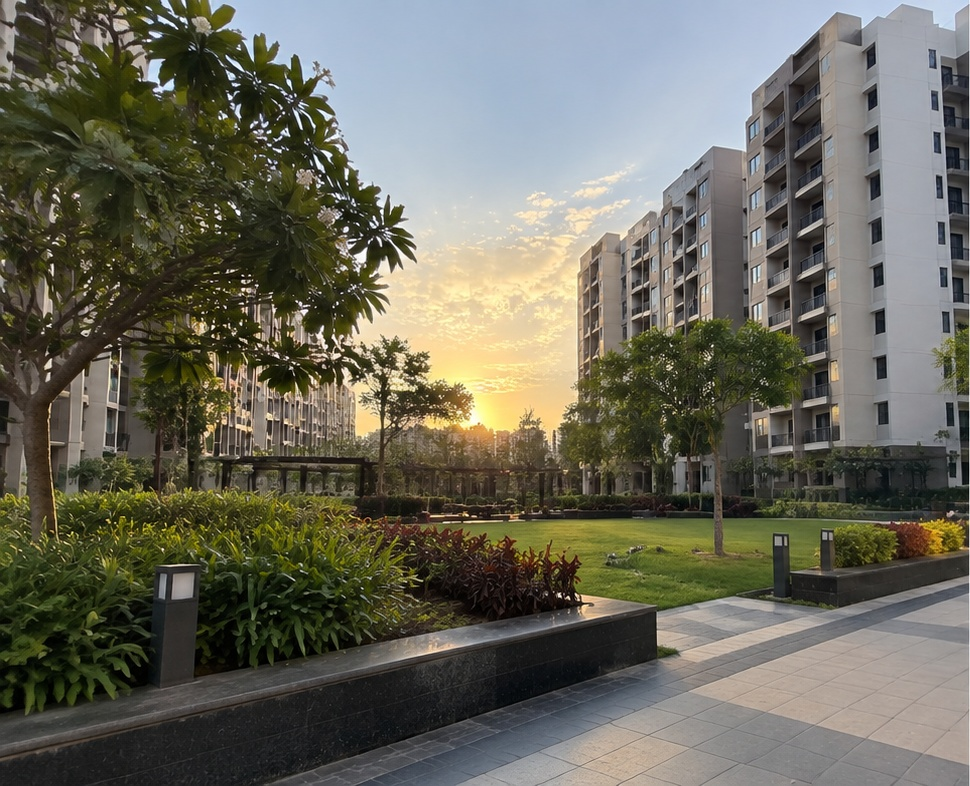
#> input picture image1.jpg, 970 x 786 px
$ python -i evaluation.py   (imports and definitions only)   (older library calls are emulated)
#> lines starting #> are read from the running program, lines starting #| are printed output that depends on the picture
"""
Evaluation module.

Provides quantitative measurements for evaluating the
image stitching pipeline.
"""

from typing import Optional

import cv2
import numpy as np


# [46 lines left out: function calculate_inlier_statistics, not called in this run]


def calculate_sharpness(
    image: np.ndarray
) -> float:
    """
    Calculate image sharpness using the variance
    of the Laplacian.

    Higher values generally indicate a sharper image.

    Args:
        image: Input image.

    Returns:
        Sharpness score.
    """
    if image is None or image.size == 0:
        raise ValueError("Invalid image.")

    if len(image.shape) == 3:
        gray = cv2.cvtColor(
            image,
            cv2.COLOR_BGR2GRAY
        )
    else:
        gray = image

    return float(
        cv2.Laplacian(
            gray,
            cv2.CV_64F
        ).var()
    )


def calculate_brightness(
    image: np.ndarray
) -> float:
    """
    Calculate the average brightness of an image.

    Args:
        image: Input image.

    Returns:
        Mean grayscale intensity.
    """
    if image is None or image.size == 0:
        raise ValueError("Invalid image.")

    if len(image.shape) == 3:
        gray = cv2.cvtColor(
            image,
            cv2.COLOR_BGR2GRAY
        )
    else:
        gray = image

    return float(
        np.mean(gray)
    )


def calculate_image_statistics(
    image: np.ndarray
) -> dict:
    """
    Calculate basic image quality statistics.

    Args:
        image: Input image.

    Returns:
        Dictionary containing image dimensions,
        brightness and sharpness.
    """
    if image is None or image.size == 0:
        raise ValueError("Invalid image.")

    height, width = image.shape[:2]

    return {
        "width": int(width),
        "height": int(height),
        "channels": (
            int(image.shape[2])
            if len(image.shape) == 3
            else 1
        ),
        "brightness": calculate_brightness(image),
        "sharpness": calculate_sharpness(image)
    }


# [76 lines left out: functions compare_image_quality, format_evaluation_report, not called in this run]

>>> import cv2
>>> picture = cv2.imread('../image1.jpg')
#> picture is the input picture: shape (786, 970, 3); mean B, G, R 92, 104.8, 105.9
>>> result = calculate_image_statistics(picture)
#> in calculate_brightness, `gray = cv2.cvtColor( image, cv2.COLOR_BGR2GRAY )`:
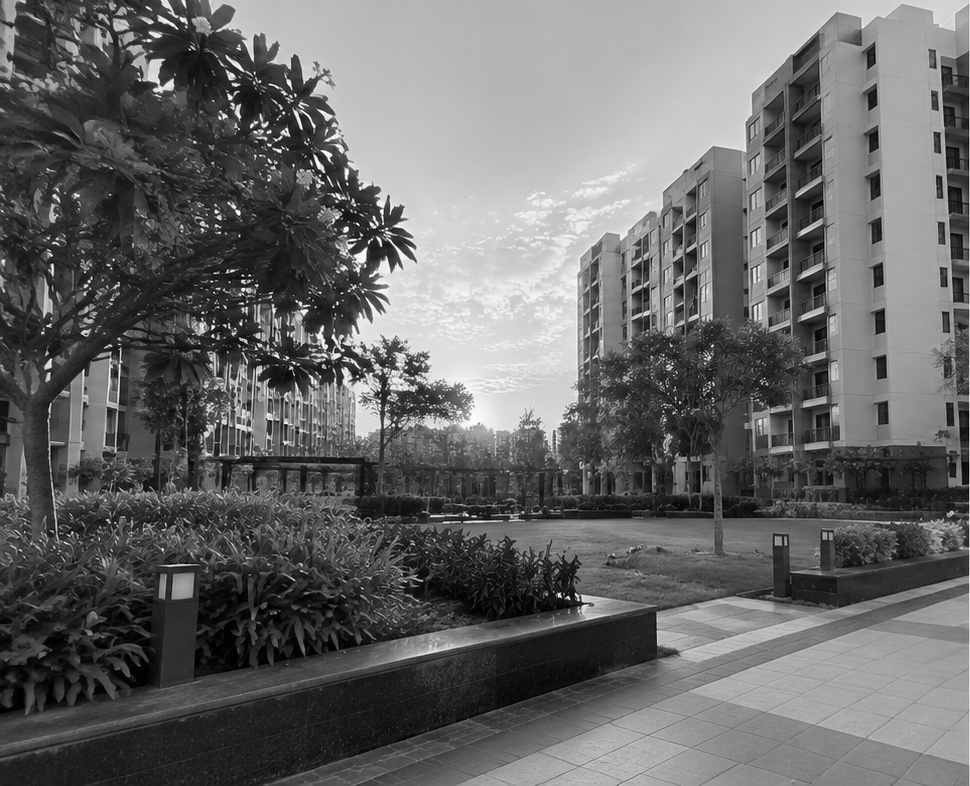
#> gray: shape (786, 970); min 0, max 255, mean 103.7
#> result = {'width': 970, 'height': 786, 'channels': 3, 'brightness': 103.7, 'sharpness': 1494.7}

$ run again, on image2.jpg
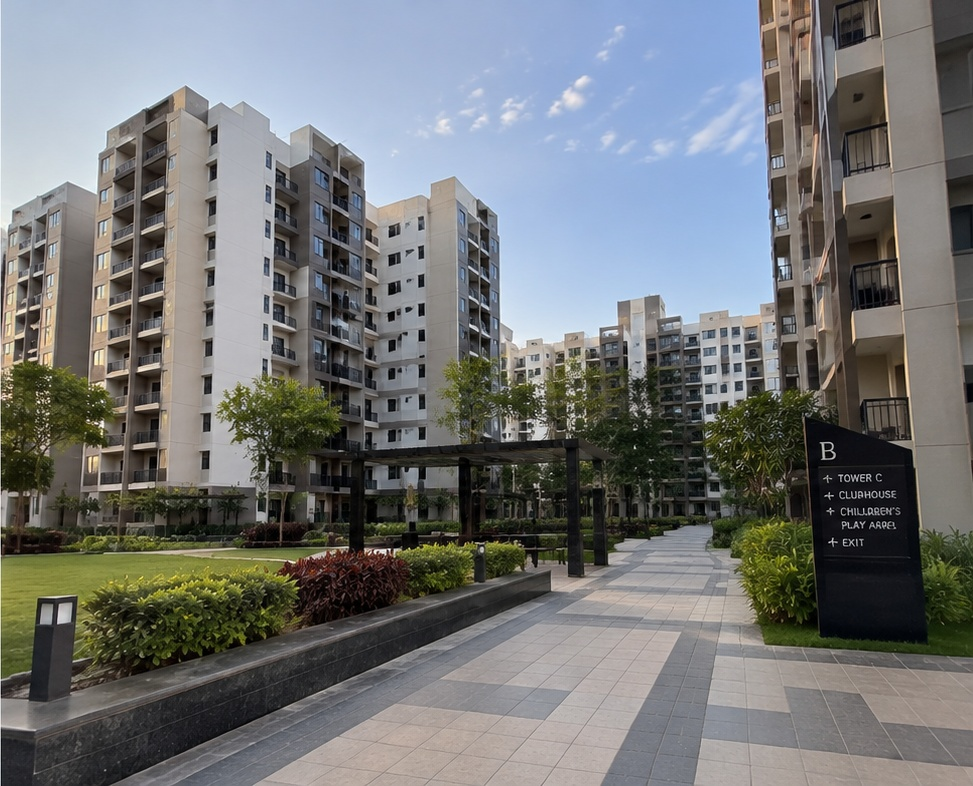
#> input picture image2.jpg, 973 x 786 px
#> picture is the input picture: shape (786, 973, 3); mean B, G, R 118, 117.7, 115.5
#> in calculate_brightness, `gray = cv2.cvtColor( image, cv2.COLOR_BGR2GRAY )`:
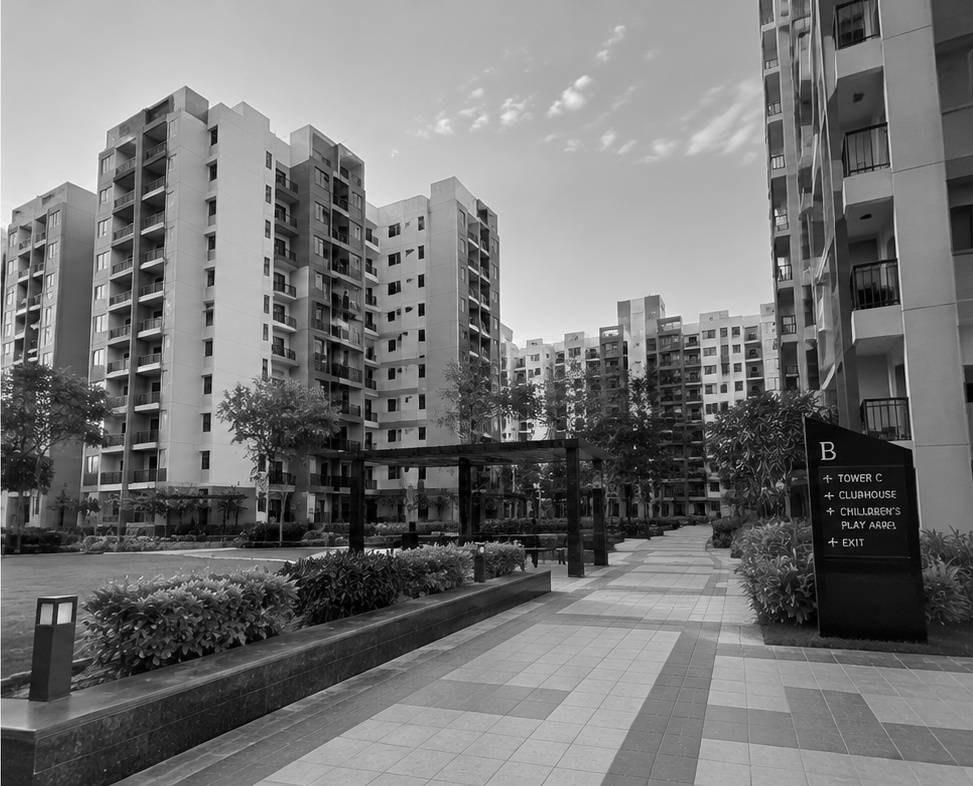
#> gray: shape (786, 973); min 0, max 255, mean 117.1
#> result = {'width': 973, 'height': 786, 'channels': 3, 'brightness': 117.1, 'sharpness': 1079.7}

$ run again, on feature_matches.jpg
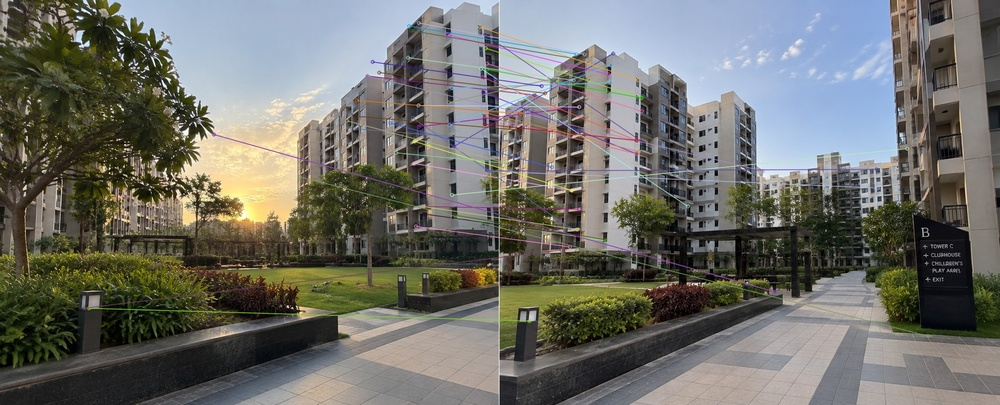
#> input picture feature_matches.jpg, 1000 x 405 px, shrunk from 1943 x 786 before the run
#> picture is the input picture: shape (405, 1000, 3); mean B, G, R 105.5, 111.4, 111.1
#> in calculate_brightness, `gray = cv2.cvtColor( image, cv2.COLOR_BGR2GRAY )`:
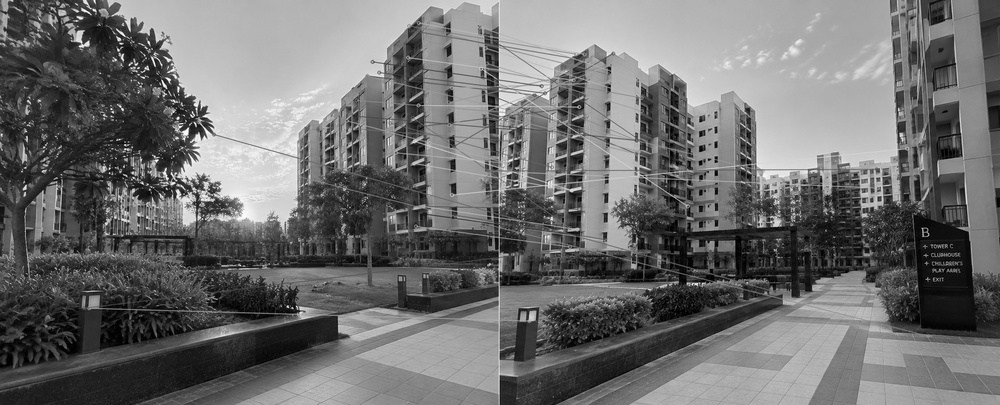
#> gray: shape (405, 1000); min 0, max 255, mean 110.6
#> result = {'width': 1000, 'height': 405, 'channels': 3, 'brightness': 110.6, 'sharpness': 2286.9}

$ run again, on panorama.jpg
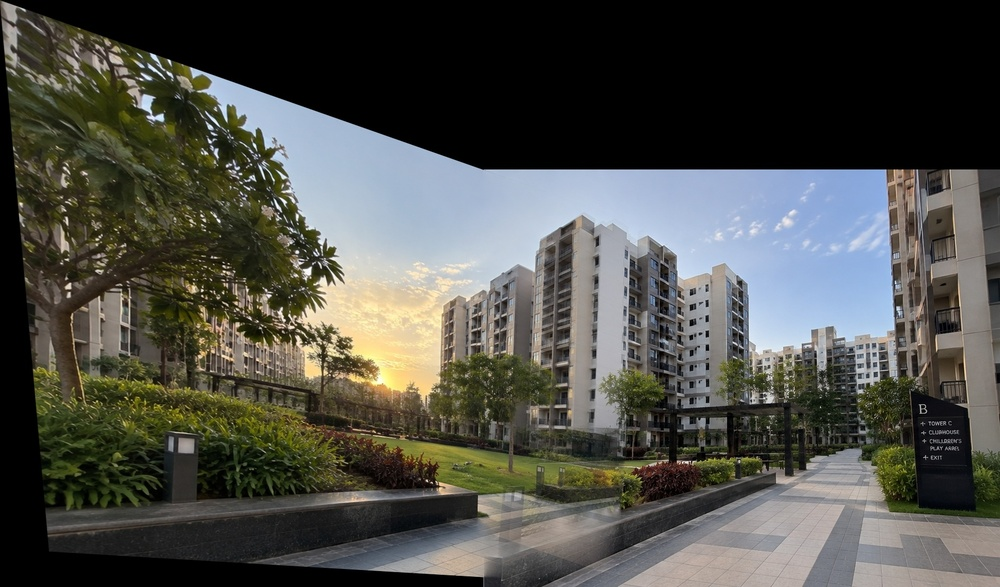
#> input picture panorama.jpg, 1000 x 587 px, shrunk from 1884 x 1105 before the run
#> picture is the input picture: shape (587, 1000, 3); mean B, G, R 72.2, 78.1, 77.6
#> in calculate_brightness, `gray = cv2.cvtColor( image, cv2.COLOR_BGR2GRAY )`:
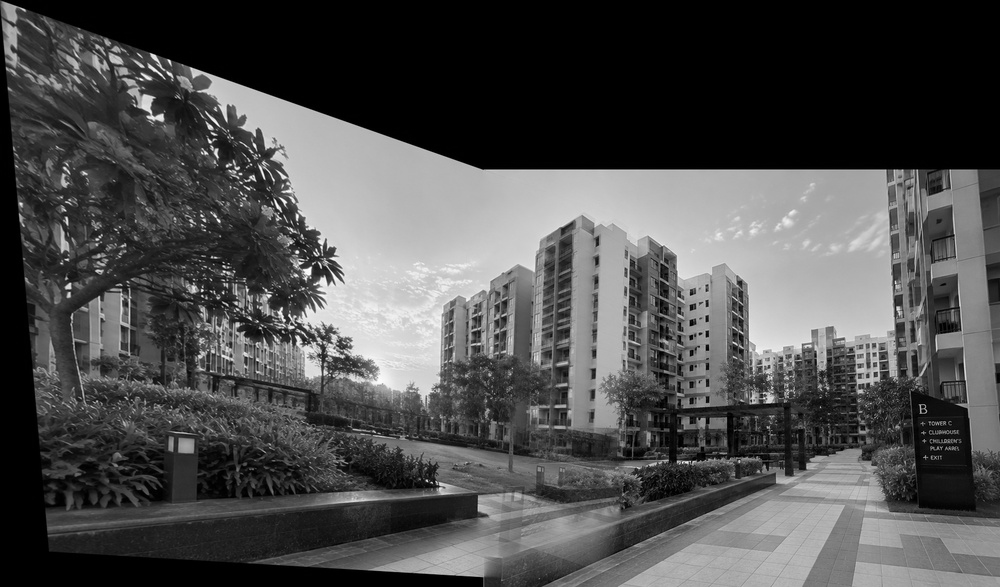
#> gray: shape (587, 1000); min 0, max 255, mean 77.3
#> result = {'width': 1000, 'height': 587, 'channels': 3, 'brightness': 77.28, 'sharpness': 1251.6}
